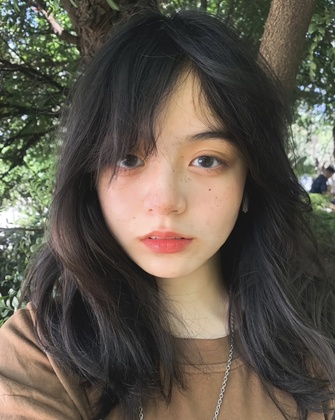
%> input picture 第二次上课/3220105511_陈爽/cy.jpg, 335 x 420 px, shrunk from 1438 x 1805 before the run
$ octave main.m   (GNU Octave 9; MATLAB toolbox functions it lacks are replaced by stand-ins)
%> lines starting %> are read from the running program, lines starting %| are printed output that depends on the picture; in (x1, y1, x2, y2) boxes, pixels count from 0 and x2, y2 are one past the last pixel; in counts of white or black regions, pixels touching at a corner belong together; the program's own positions count from 1
### 第二次上课/3220105511_陈爽/change_to_grey_picture.m
function [M] = change_to_grey_picture(I)
[r,c,~] = size(I);
M = zeros(r,c,'uint8');
M(:,:) = 0.2989*I(:,:,1)+0.5870*I(:,:,2)+.1140*I(:,:,3);
end

### 第二次上课/3220105511_陈爽/count_greynumber.m
function [A] = count_greynumber(I)
[r,c] = size(I);
A = zeros(256,1);
for i=1:r
    for j=1:c
        A(I(i,j)+1) = A(I(i,j)+1)+1;
    end
end
end

### 第二次上课/3220105511_陈爽/change_to_bw_picture.m
function [G] = change_to_bw_picture(I)
M = change_to_grey_picture(I);
level = 0.5;
G = M>level*255;
end

### 第二次上课/3220105511_陈爽/count_bwnumber.m
function [A]=count_bwnumber(I)
[r,c]=size(I);
A = zeros(2,1);
for i = 1:r
    for j=1:c
        A(I(i,j)+1) = A(I(i,j)+1)+1;
    end
end
end

### 第二次上课/3220105511_陈爽/main.m
clear
clc
%% Read in a RGB image
I = imread("cy.jpg");
%> I is the input picture: size 420x335x3 uint8; mean R, G, B 94.4, 86.6, 75.7
%% Convert to grey image
GREY = change_to_grey_picture(I);
%> in change_to_grey_picture, `M(:,:) = 0.2989*I(:,:,1)+0.5870*I(:,:,2)+.1140*I(:,:,3);`:
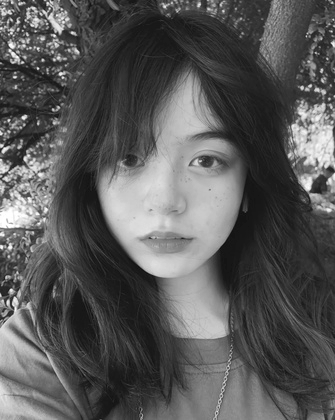
%> M: size 420x335 uint8; min 13, max 255, mean 87.7
imwrite(GREY,"change_to_grey_picture.jpg");
figure("Name","change");
subplot(2,2,1);
imshow(GREY);
%% Count the number of the grey
Grey_number = count_greynumber(GREY);
%> after the loop in count_greynumber, `for i=1:r`: A = 256 values, max 2343 at index 44, min 0 at index 1, mean 549.6
%> Grey_number has the same summary as A in count_greynumber
subplot(2,2,2);
bar(0:255,Grey_number);
xlabel("Pixel values");
ylabel("Number");
%% Convert to bw image
BW = change_to_bw_picture(I);
%> in change_to_bw_picture, `G = M>level*255;`:
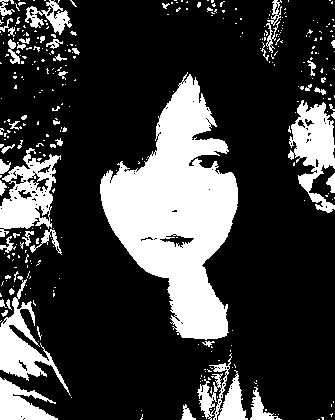
%> G: size 420x335 logical; 24.2% white; 338 white regions (289 under 20 px), largest, box (x1, y1, x2, y2) and area: (100, 72, 238, 340) 18923, (288, 100, 335, 213) 2701, (0, 148, 61, 237) 2686
imwrite(BW,"change_to_bw_picture.jpg");
subplot(2,2,3);
imshow(BW);
%% Count the number of the bw
BW_number = count_bwnumber(BW);
%> after the loop in count_bwnumber, `for i = 1:r`: A = [106691; 34009]
%> BW_number = [106691; 34009]
subplot(2,2,4);
bar(0:1,BW_number);
xlabel("Pixel values");
ylabel("Number");
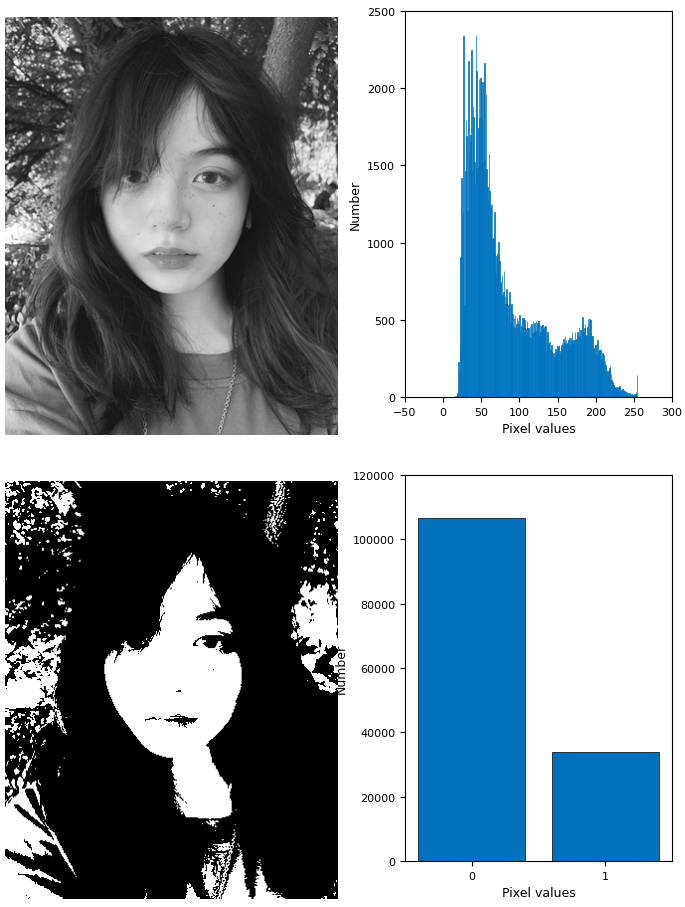
%> figure redrawn from the program's plot data, 4 panels
